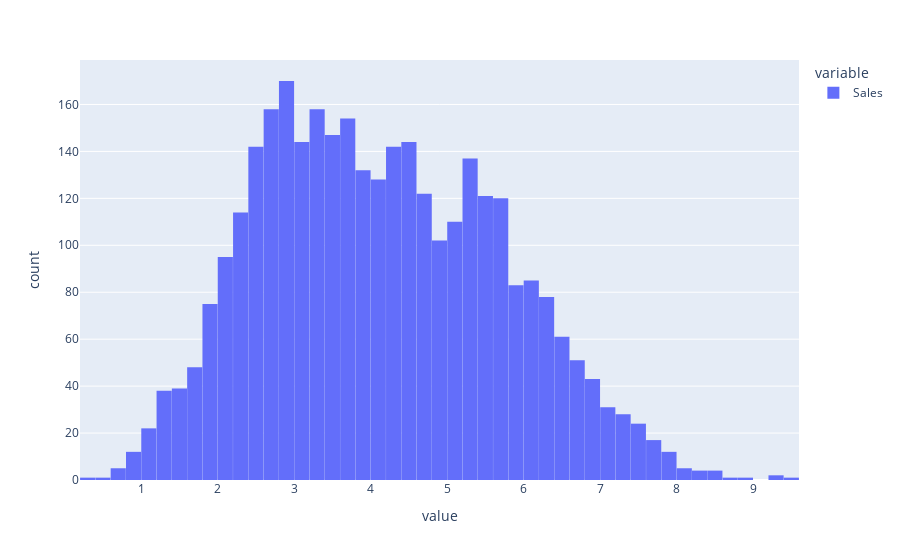

The code cell stored with this chart in its notebook:
### Code cell
import numpy as np
px.histogram(np.log1p(df.Sales)).update_layout(bargap=0.01)

### Figure 1 — Plotly figure (JSON) as saved in the notebook; plotly's stock layout.template omitted (floating-point values rounded to 4 significant figures; data arrays with more than 128 entries replaced by an {"elided": "..."} marker saying what was removed)
{"data": [{"alignmentgroup": "True", "bingroup": "x", "hovertemplate": "variable=Sales<br>value=%{x}<br>count=%{y}<extra></extra>", "legendgroup": "Sales", "marker": {"color": "#636efa", "pattern": {"shape": ""}}, "name": "Sales", "offsetgroup": "Sales", "orientation": "v", "showlegend": true, "type": "histogram", "x": {"elided": "3312 float values"}, "xaxis": "x", "yaxis": "y"}], "layout": {"bargap": 0.01, "barmode": "relative", "legend": {"title": {"text": "variable"}, "tracegroupgap": 0}, "margin": {"t": 60}, "xaxis": {"anchor": "y", "domain": [0, 1], "title": {"text": "value"}}, "yaxis": {"anchor": "x", "domain": [0, 1], "title": {"text": "count"}}}}
